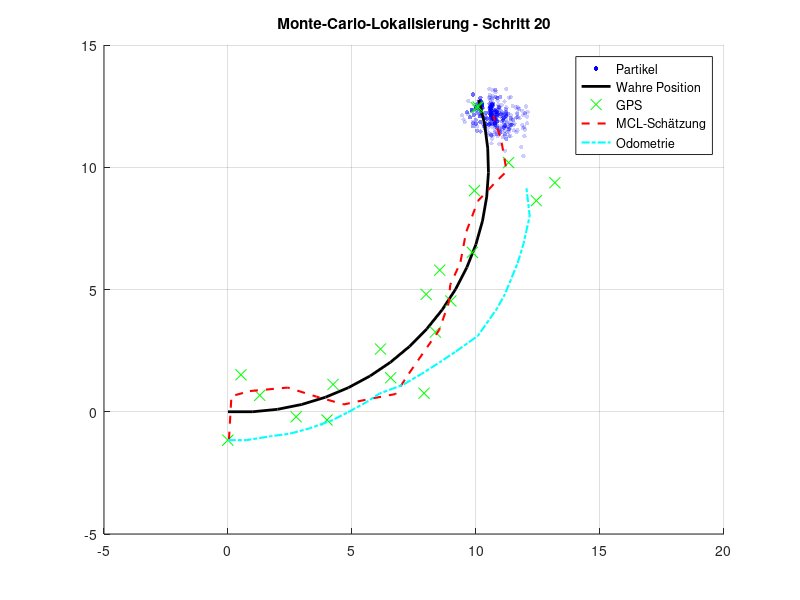

This chart was generated by the following MATLAB code:
% Monte-Carlo-Lokalisierung (MCL) in 2D mit GPS und Odometrie

clear; clc; 

figure(1)
clf

rng(42); % Für Vergleichbarkeit

% Parameter
N = 500;                % Anzahl Partikel
T = 20;                 % Zeitschritte
gps_noise = 1.0;        % GPS-Rauschen (Standardabweichung)
odo_noise_v = 0.2;      % Odometrie-Rauschen (Bewegung)
odo_noise_psi = deg2rad(5); % Rotationsrauschen
odo_slip_factor = 0.9;  % Simulierter Schlupf (z.B. 90% der Bewegung)

% Wahre Roboterposition
v = 1.0;
omega = 0.1;
true_pos = zeros(T,3); % [x, y, psi]
for t = 2:T
    true_pos(t,1) = true_pos(t-1,1) + v*cos(true_pos(t-1,3));
    true_pos(t,2) = true_pos(t-1,2) + v*sin(true_pos(t-1,3));
    true_pos(t,3) = true_pos(t-1,3) + omega;
end

% GPS-Messungen mit Rauschen
gps = true_pos(:,1:2) + gps_noise * randn(T,2);

% Odometrie-Trajektorie (mit Schlupf) und Start bei erster GPS-Messung
odo_pos = zeros(T, 3);
odo_pos(1,1:2) = gps(1,:); % Start bei GPS
for t = 2:T
    noisy_omega = omega + odo_noise_psi * randn();
    noisy_v = v * odo_slip_factor + odo_noise_v * randn();
    odo_pos(t,1) = odo_pos(t-1,1) + noisy_v * cos(odo_pos(t-1,3));
    odo_pos(t,2) = odo_pos(t-1,2) + noisy_v * sin(odo_pos(t-1,3));
    odo_pos(t,3) = odo_pos(t-1,3) + noisy_omega; % psi
end

% Partikel initialisieren
particles = [10*rand(N,2)-5, 2*pi*rand(N,1)-pi];
weights = ones(N,1) / N;

% Schätzungsspeicher
estimates = zeros(T,3);


for t = 1:T
    % --- Bewegungsschritt ---
    noisy_omega_vek = omega + odo_noise_psi*randn(N,1);
    noisy_v_vek = v * odo_slip_factor + odo_noise_v*randn(N,1);
    particles(:,1) = particles(:,1) + noisy_v_vek .* cos(particles(:,3));
    particles(:,2) = particles(:,2) + noisy_v_vek .* sin(particles(:,3));
    particles(:,3) = particles(:,3) + noisy_omega_vek;

    % --- Messungsschritt ---
    dx = particles(:,1) - gps(t,1);
    dy = particles(:,2) - gps(t,2);
    weights = exp(-(dx.^2 + dy.^2) / (2*gps_noise^2));
    weights = weights + 1e-300; % Null vermeiden
    weights = weights / sum(weights); % Normieren

    % --- Resampling ---
    idx = randsample(1:N, N, true, weights); % Resample anhand von weights
    particles = particles(idx,:);

    % --- Schätzung ---
    estimates(t,:) = mean(particles);

    % --- Plot ---
    clf; hold on; grid on;
    scatter(particles(:,1), particles(:,2), 10, 'b', 'filled', 'MarkerFaceAlpha', 0.2);
    plot(true_pos(1:t,1), true_pos(1:t,2), 'k-', 'LineWidth', 2);
    plot(gps(1:t,1), gps(1:t,2), 'gx', 'MarkerSize', 8);
    plot(estimates(1:t,1), estimates(1:t,2), 'r--', 'LineWidth', 1.5);
    plot(odo_pos(1:t,1), odo_pos(1:t,2), 'c-.', 'LineWidth', 1.5);
    legend('Partikel', 'Wahre Position', 'GPS', 'MCL-Schätzung', 'Odometrie');
    title(sprintf('Monte-Carlo-Lokalisierung - Schritt %d', t));
    xlim([-5 20]); ylim([-5 15]);
    drawnow;
    pause(0.2);
end
